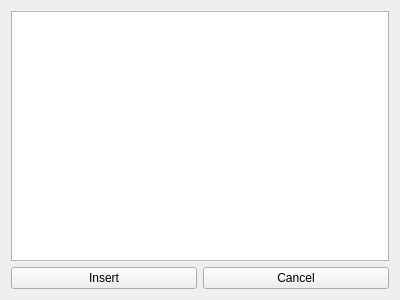
<?xml version="1.0" encoding="UTF-8"?>
<ui version="4.0">
 <class>FaceCharacter</class>
 <widget class="QWidget" name="FaceCharacter">
  <property name="geometry">
   <rect>
    <x>0</x>
    <y>0</y>
    <width>400</width>
    <height>300</height>
   </rect>
  </property>
  <property name="windowTitle">
   <string>Form</string>
  </property>
  <layout class="QVBoxLayout" name="verticalLayout_2">
   <item>
    <layout class="QVBoxLayout" name="verticalLayout">
     <item>
      <widget class="QListWidget" name="faceCharacter">
       <property name="viewMode">
        <enum>QListView::IconMode</enum>
       </property>
      </widget>
     </item>
     <item>
      <layout class="QHBoxLayout" name="horizontalLayout">
       <item>
        <widget class="QPushButton" name="insertBtn">
         <property name="text">
          <string>Insert</string>
         </property>
        </widget>
       </item>
       <item>
        <widget class="QPushButton" name="cancelBtn">
         <property name="text">
          <string>Cancel</string>
         </property>
        </widget>
       </item>
      </layout>
     </item>
    </layout>
   </item>
  </layout>
 </widget>
 <resources/>
 <connections/>
</ui>
